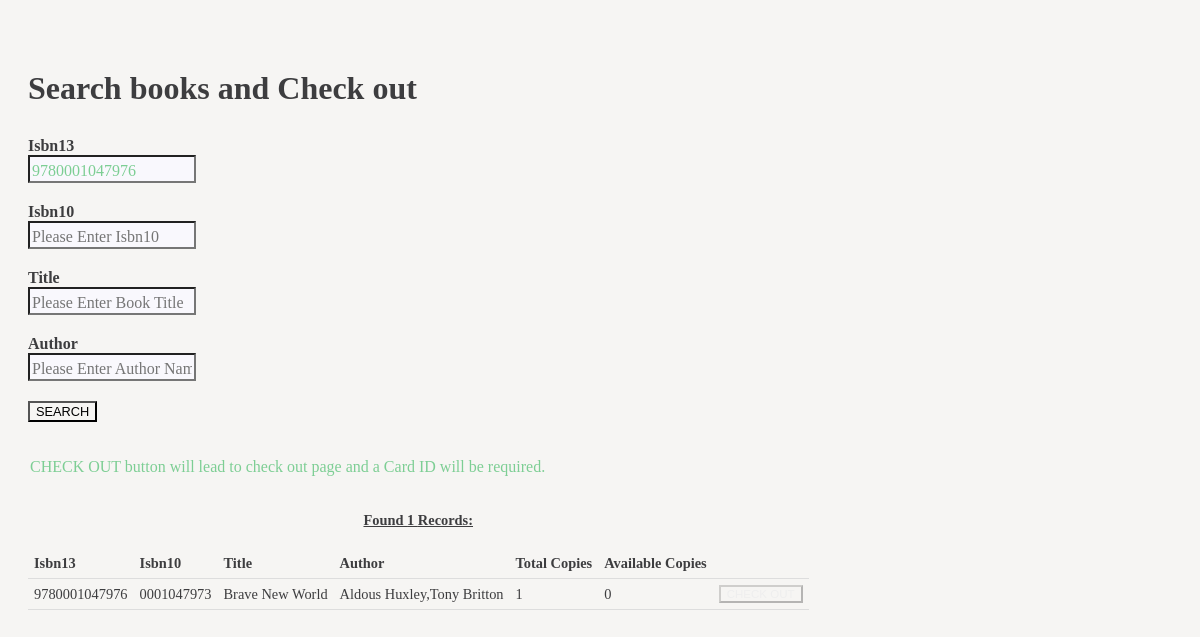
/library/search.php?bookID=9780001047976, run on the app's committed database.
### tables this page shows
CREATE TABLE `BOOK` (
  `Isbn13` varchar(13) NOT NULL,
  `Isbn10` varchar(10) DEFAULT NULL,
  `Title` varchar(255) DEFAULT NULL,
  `Copies` int(10) NOT NULL DEFAULT '1'
);

### library/search.php (the view, shortened to what this page needs)
<!DOCTYPE html>
<html lang="en">
<head>
    <link rel="stylesheet" type="text/css" href="mycss.css">
</head>
<body>
<h1>Search books and Check out</h1>
<?php
if (isset($_GET['bookID']) || isset($_GET['bookID10']) ||isset($_GET['bookTitle']) || isset($_GET['bookAuthor']))
{
	if (isset($_GET['bookID']))
		$bookID=$_GET['bookID'];
	else
		$bookID='';
	if (isset($_GET['bookID10']))
		$bookID10=$_GET['bookID10'];
	else
		$bookID10='';
	if (isset($_GET['bookTitle']))
		$bookTitle=$_GET['bookTitle'];
	else
		$bookTitle='';
	if (isset($_GET['bookAuthor']))
		$bookAuthor=$_GET['bookAuthor'];
	else
		$bookAuthor='';
?>
	<form action="search.php" method="get">
            <div><label for="bookID">Isbn13</label><div><input type="text" name="bookID" placeholder="Please Enter Isbn13" value="<?php echo $bookID?>"></div></div>
            <div><label for="bookID10">Isbn10</label> <div><input type="text" name="bookID10" placeholder="Please Enter Isbn10" value="<?php echo $bookID10?>"></div></div>
            <div><label for="bookTitle">Title</label><div><input type="text" name="bookTitle" placeholder="Please Enter Book Title" value="<?php echo $bookTitle?>"></div></div>
            <div><label for="bookAuthor">Author</label> <div><input type="text" name="bookAuthor" placeholder="Please Enter Author Name" value="<?php echo $bookAuthor?>"></div></div>
            <button type="submit">SEARCH</button>
    </form>
<?php
	include('config.php');
	$query= "SELECT BOOK.Isbn13, Isbn10, Title, GROUP_CONCAT(Name) AS Name, Copies FROM BOOK, BOOK_AUTHOR, AUTHOR WHERE BOOK.Isbn13 = BOOK_AUTHOR.Isbn13 AND BOOK_AUTHOR.Author_id = AUTHOR.Author_id AND BOOK.Isbn13 LIKE '%" . $bookID . "%' AND  BOOK.Isbn10 LIKE '%" . $bookID10 . "%'AND BOOK.Title LIKE '%" . $bookTitle . "%' AND AUTHOR.Name LIKE '%" . $bookAuthor . "%' GROUP BY BOOK.Isbn13, Isbn10, Title, Copies";
	$res= mysqli_query($conn,$query);
	$row = mysqli_num_rows($res);
	if($row>0){
?>
  <p class="g2">CHECK OUT button will lead to check out page and a Card ID will be required.</p>
	<table>
        <caption>Found <?php echo $row;?> Records:</caption>
    <thead>
            <tr>
                <th>Isbn13</th>
                <th>Isbn10</th>
                <th>Title</th>
                <th>Author</th>
                <th>Total Copies</th>
                <th>Available Copies</th>
                <th></th>
            </tr>
        </thead>
        <tbody>
<?php
	while($resArray=mysqli_fetch_array($res))
	{
		$query1 = "SELECT * FROM BOOK_LOANS WHERE Isbn13 LIKE '" . $resArray['Isbn13'] . "' AND Date_in='0000-00-00'";
		$res1= mysqli_query($conn,$query1);
		$checkedOut = mysqli_num_rows($res1);
?>
     	<tr>
            <td><?php echo $resArray['Isbn13']; ?></td>
            <td><?php echo $resArray['Isbn10']; ?></td>
            <td><?php echo $resArray['Title']; ?></td>
            <td><?php echo $resArray['Name']; ?></td>
            <td><?php echo $resArray['Copies']; ?></td>
            <td><?php echo $resArray['Copies'] - $checkedOut; ?></td>
            <td>
            	<?php if(($resArray['Copies'] - $checkedOut) >0){
					?>
            		<button type="button" id="<?php echo $resArray['Isbn13'];?>" findbookID="<?php echo $resArray['Isbn13']; ?>" onClick="checkout(this.id)">CHECK OUT</button>
            <?php
					        }
					  else{
		       ?>
					  <button class="disable" type="button" disabled id="<?php echo $resArray['Isbn13'];?>"  findbookID="<?php echo $resArray['Isbn13']; ?>"  onClick="checkout(this.id)">CHECK OUT</button>
			<?php
                      }
			?>
            </td>
		</tr>
<?php
    }
?>
		</tbody>
	</table>
<?php
 }
	else{
?>
        <p class="g4">No records found.</p>
<?php
	  }
}
?>
</body>
</html>

### library/mycss.css (style rules this page uses)
body { background-color: #f6f5f3; color: #3d3d3f; font-family: Times; font-size: 16px; }
h1 { margin: 70px 10px 30px 20px; }
form { margin: 10px 20px; }
label { font-weight: bold; }
input { margin-bottom: 20px; padding-top: 5px; background-color: #f9f8fd; color: #7dce94; font-size: 100%; font-family: Times; }
input[type=text] { -webkit-transition: width 1s ease-in-out; transition: width 1s ease-in-out; color: #7dce94; }
button { font-size: 80%; cursor: pointer; background-color: #f6f5f3; }
button.disable { color:#eee; background-color:#f6f5f3; cursor:default; }
caption { font-weight: bold; text-decoration: underline; padding: 20px 0px; }
table { font-size: 90%; border-collapse: collapse; margin-left:20px; margin-right:40px; margin-bottom: 60px; }
th, td { border-bottom: 1px solid #ddd; padding: 6px; text-align: left; }
.g2 { padding-top: 20px; color: #7dce94; margin-left: 22px; }

### data on the page
book: Isbn13 "9780001047976", Isbn10 "0001047973", Title "Brave New World", Name "Aldous Huxley,Tony Britton", Copies "1", $resArray['Copies']-$checkedOut "0"

### other printed values
$row "1"
